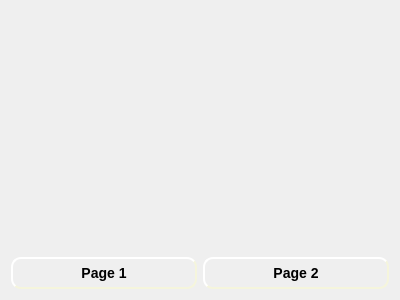
<?xml version="1.0" encoding="UTF-8"?>
<ui version="4.0">
 <class>Widget</class>
 <widget class="QWidget" name="Widget">
  <property name="geometry">
   <rect>
    <x>0</x>
    <y>0</y>
    <width>400</width>
    <height>300</height>
   </rect>
  </property>
  <property name="windowTitle">
   <string>Widget</string>
  </property>
  <layout class="QGridLayout" name="gridLayout">
   <item row="1" column="0">
    <widget class="QPushButton" name="btn01">
     <property name="styleSheet">
      <string notr="true">
    border-style: outset;
    border-width: 2px;
    border-radius: 10px;
    border-color: beige;
    font: bold 14px;
    min-width: 10em;
    padding: 6px;</string>
     </property>
     <property name="text">
      <string>Page 1</string>
     </property>
    </widget>
   </item>
   <item row="1" column="1">
    <widget class="QPushButton" name="btn02">
     <property name="styleSheet">
      <string notr="true">
    border-style: outset;
    border-width: 2px;
    border-radius: 10px;
    border-color: beige;
    font: bold 14px;
    min-width: 10em;
    padding: 6px;</string>
     </property>
     <property name="text">
      <string>Page 2</string>
     </property>
    </widget>
   </item>
   <item row="0" column="0" colspan="2">
    <widget class="QStackedWidget" name="stackedWidget">
     <widget class="ClassA" name="page1"/>
     <widget class="ClassB" name="page2"/>
    </widget>
   </item>
  </layout>
 </widget>
 <layoutdefault spacing="6" margin="11"/>
 <customwidgets>
  <customwidget>
   <class>ClassA</class>
   <extends>QWidget</extends>
   <header>ClassA.h</header>
   <container>1</container>
  </customwidget>
  <customwidget>
   <class>ClassB</class>
   <extends>QWidget</extends>
   <header>ClassB.h</header>
   <container>1</container>
  </customwidget>
 </customwidgets>
 <resources/>
 <connections/>
</ui>
